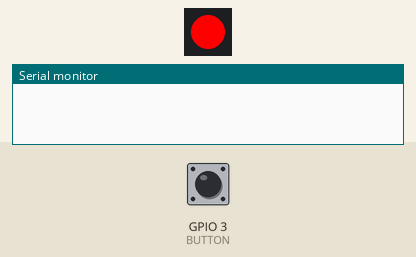
This program was run on a simulated ESP32. On the bench: 1 RGB LEDs in strip order, left to right, the last lines printed to the serial monitor. The test bench sets the inputs (shaded band); at power-on: GPIO 3 (BUTTON) HIGH.

Above: at 1.2 s.
1.3 s: GPIO 3 (BUTTON) pulled LOW for 0.15 s
At 2.1 s:
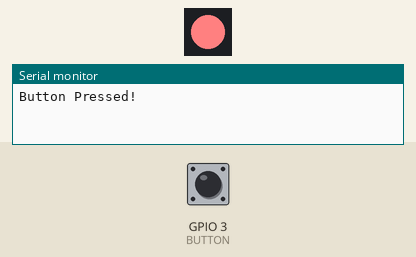
3.0 s: GPIO 3 (BUTTON) pulled LOW for 1 s
At 5.2 s:
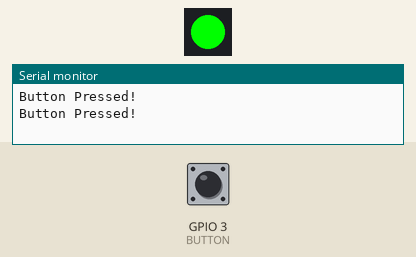
5.5 s: GPIO 3 (BUTTON) pulled LOW for 0.15 s
At 6.7 s:
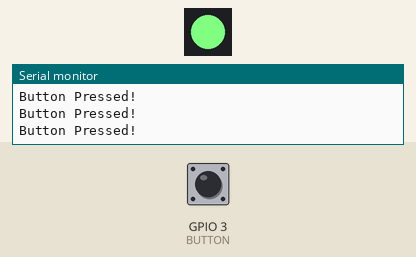
7.2 s: GPIO 3 (BUTTON) pulled LOW for 3.2 s
At 11.6 s:
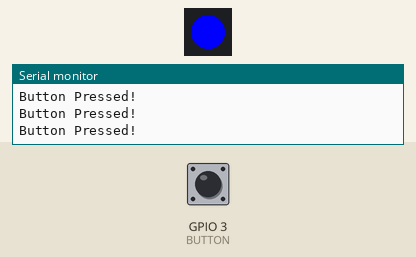
11.9 s: GPIO 3 (BUTTON) pulled LOW for 0.15 s
At 13.0 s:
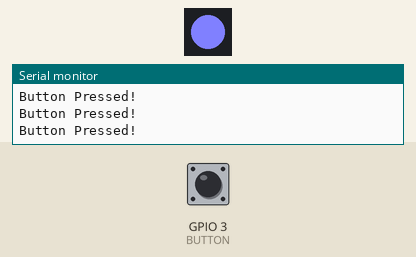
Timing chart, 0 to 14.6 s (numbered marks = the images above; inputs shaded):
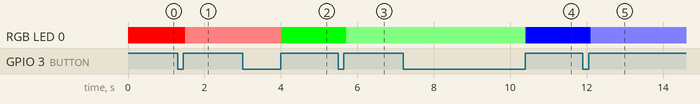

Measured:
- after the input at 1.3 s, RGB LED 0: RGB(255, 0, 0) → RGB(255, 128, 128) after 0.20 s
- after the input at 3.0 s, RGB LED 0: RGB(255, 128, 128) → RGB(0, 255, 0) after 1.0 s
- after the input at 5.5 s, RGB LED 0: RGB(0, 255, 0) → RGB(128, 255, 128) after 0.21 s
- after the input at 7.2 s, RGB LED 0: RGB(128, 255, 128) → RGB(0, 0, 255) after 3.2 s
- after the input at 11.9 s, RGB LED 0: RGB(0, 0, 255) → RGB(128, 128, 255) after 0.21 s

The program:

main.cpp
```cpp
#include <Adafruit_NeoPixel.h>
#define BUTTON 3
#define LED 2
#define NUMPIXELS 1

Adafruit_NeoPixel pixels(NUMPIXELS, LED, NEO_GRB + NEO_KHZ800);
TaskHandle_t TaskHandle_buttonRead;
TaskHandle_t TaskHandle_Led;

int buttonLastState = HIGH;
int buttonCurrentState;
// Shared between the two tasks, so always read it fresh from memory.
volatile int buttonCount = 1;

int high = 255;
int mid = 128;
int low = 0;

void buttonRead(void *pvParameters)
{
  while (true)
  {
    buttonCurrentState = digitalRead(BUTTON);
    if (buttonLastState == LOW && buttonCurrentState == HIGH)
    {
      Serial.println("Button Pressed!");
      // Cycle through colours 1 to 6.
      buttonCount = buttonCount % 6 + 1;
    }
    buttonLastState = buttonCurrentState;
    vTaskDelay(pdMS_TO_TICKS(10));
  }
}

void changeLedState(void *pvParameters)
{
  while (true)
  {
    pixels.clear();
    switch (buttonCount)
    {
    case 1:
      pixels.setPixelColor(0, pixels.Color(high, low, low));
      break;
    case 2:
      pixels.setPixelColor(0, pixels.Color(high, mid, mid));
      break;
    case 3:
      pixels.setPixelColor(0, pixels.Color(low, high, low));
      break;
    case 4:
      pixels.setPixelColor(0, pixels.Color(mid, high, mid));
      break;
    case 5:
      pixels.setPixelColor(0, pixels.Color(low, low, high));
      break;
    case 6:
      pixels.setPixelColor(0, pixels.Color(mid, mid, high));
      break;
    default:
      break;
    }
    pixels.show();
    vTaskDelay(pdMS_TO_TICKS(100));
  }
}

void setup()
{
  Serial.begin(115200);
  pixels.begin();
  pinMode(BUTTON, INPUT_PULLUP);

  // FreeRTOS priorities on the ESP32 go up to 24. Both tasks sit above the
  // Arduino loop task (priority 1).
  xTaskCreate(buttonRead, "buttonRead", 2048, nullptr, 2, &TaskHandle_buttonRead);
  xTaskCreate(changeLedState, "changeLedState", 2048, nullptr, 2, &TaskHandle_Led);
}

void loop()
{
  // All the work happens in the tasks above, so the loop task isn't needed.
  vTaskDelete(nullptr);
}
```
